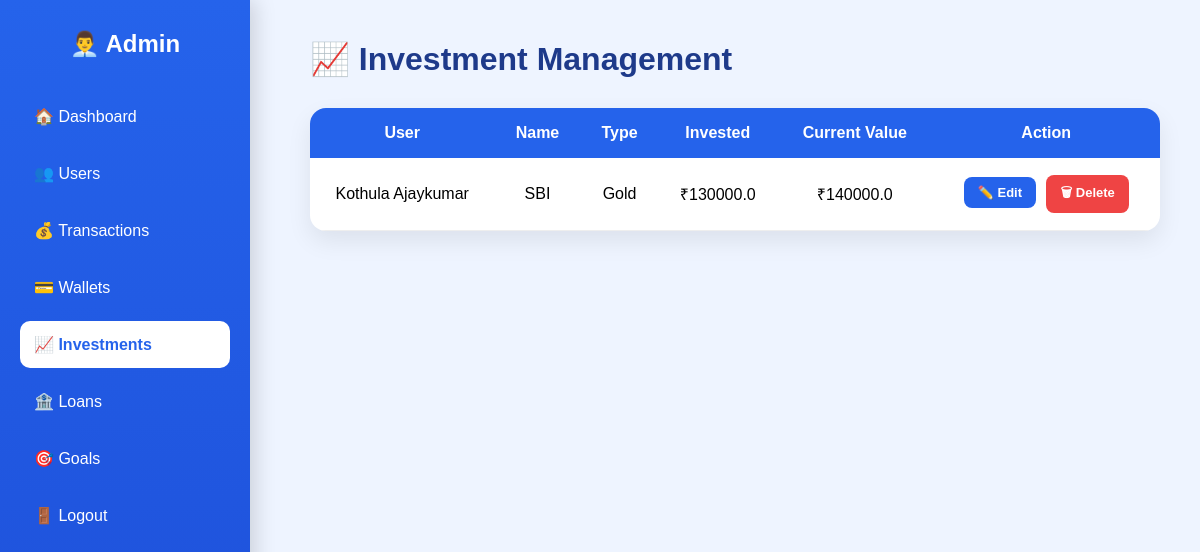
/admin/investments (signed in), run on the app's committed database.
### models/investment.py (models this page shows)
class Investment(db.Model):
    __tablename__ = "investments"
    id = db.Column(db.Integer, primary_key=True)
    user_id = db.Column(db.Integer, nullable=False)
    name = db.Column(db.String(100), nullable=False)
    type = db.Column(db.String(50), nullable=False)
    invested_amount = db.Column(db.Float, nullable=False)
    current_value = db.Column(db.Float, nullable=False)
    purchase_date = db.Column(db.Date, nullable=False)

### models/user.py (models this page shows)
class User(db.Model):
    __tablename__ = "users"
    id = db.Column(db.Integer, primary_key=True)
    full_name = db.Column(db.String(100), nullable=False)
    email = db.Column(db.String(120), unique=True, nullable=False)
    password = db.Column(db.String(255), nullable=False)
    created_at = db.Column(db.DateTime, server_default=db.func.now())
    is_admin = db.Column(db.Boolean, default=False)
    is_blocked = db.Column(db.Boolean, default=False)

### app.py (the view)
@app.route("/admin/investments")
def admin_investments():
    if "user_id" not in session:
        return redirect(url_for("login"))
    if not session.get("is_admin"):
        return "Unauthorized"
    investments = db.session.query(Investment, User).join(
        User, Investment.user_id == User.id
    ).all()
    return render_template(
        "admin_investments.html",
        investments=investments
    )

### templates/admin_investments.html (shortened to what this page needs)
<!DOCTYPE html>
<html>
<head>
<link rel="stylesheet" href="{{ url_for('static', filename='css/admin.css') }}">
</head>
<body>
<div class="sidebar">
<h2>👨‍💼 Admin</h2>
<a href="{{ url_for('admin') }}">🏠 Dashboard</a>
<a href="{{ url_for('admin_users') }}">👥 Users</a>
<a href="{{ url_for('admin_transactions') }}">💰 Transactions</a>
<a href="{{ url_for('admin_wallets') }}">💳 Wallets</a>
<a class="active" href="{{ url_for('admin_investments') }}">📈 Investments</a>
<a href="{{ url_for('admin_loans') }}">🏦 Loans</a>
<a href="{{ url_for('admin_goals') }}">🎯 Goals</a>
<a href="{{ url_for('logout') }}">🚪 Logout</a>
</div>
<div class="main">
<h1>📈 Investment Management</h1>
<table>
<tr>
<th>User</th>
<th>Name</th>
<th>Type</th>
<th>Invested</th>
<th>Current Value</th>
<th>Action</th>
</tr>
{% for investment,user in investments %}
<tr>
<td>{{ user.full_name }}</td>
<td>{{ investment.name }}</td>
<td>{{ investment.type }}</td>
<td>₹{{ investment.invested_amount }}</td>
<td>₹{{ investment.current_value }}</td>
<td>
<a href="{{ url_for('admin_edit_investment', id=investment.id) }}" class="edit-btn">
✏️ Edit
</a>
<a href="{{ url_for('admin_delete_investment', id=investment.id) }}" class="delete-btn">
🗑 Delete
</a>
</td>
</tr>
{% endfor %}
</table>
</div>
</body>
</html>

### static/css/admin.css (style rules this page uses)
* { margin:0; padding:0; box-sizing:border-box; font-family:Poppins,sans-serif; }
body { display:flex; background:#eef4ff; }
.sidebar { width:250px; height:100vh; background:linear-gradient(180deg,#2563EB,#1D4ED8); padding:30px 20px; position:fixed; left:0; top:0; box-shadow:5px 0 20px rgba(0,0,0,.15); animation:slideIn .6s; }
.sidebar h2 { color:#fff; text-align:center; margin-bottom:35px; }
.sidebar a { display:block; color:#fff; text-decoration:none; padding:14px; margin-bottom:10px; border-radius:10px; transition:.3s; font-weight:500; }
.main { margin-left:270px; padding:40px; width:100%; }
.main h1 { color:#1E3A8A; margin-bottom:30px; }
table { width:100%; border-collapse:collapse; background:white; border-radius:12px; overflow:hidden; box-shadow:0 8px 20px rgba(0,0,0,.08); }
th { background:#2563EB; color:white; padding:15px; }
td { padding:14px; text-align:center; border-bottom:1px solid #eee; }
td a { background:#EF4444; color:white; padding:8px 14px; border-radius:8px; text-decoration:none; font-weight:600; }
table { width:100%; background:white; border-collapse:collapse; border-radius:16px; overflow:hidden; box-shadow:0 10px 25px rgba(0,0,0,.08); }
th { background:#2563EB; color:white; padding:16px; }
.delete-btn { background:#EF4444; color:white; padding:8px 14px; border-radius:8px; text-decoration:none; font-weight:600; }
.sidebar a.active { background:white; color:#2563EB; font-weight:700; }
.view-btn, .edit-btn, .delete-btn, .history-btn, .block-btn { display:inline-block; padding:8px 14px; border-radius:8px; text-decoration:none; color:white; font-size:13px; font-weight:600; margin:3px; }
.edit-btn { background:#2563eb; }
.delete-btn { background:#ef4444; }

### data on the page
Investment: full_name "Kothula Ajaykumar", name "SBI", type "Gold", invested_amount "130000.0", current_value "140000.0"
